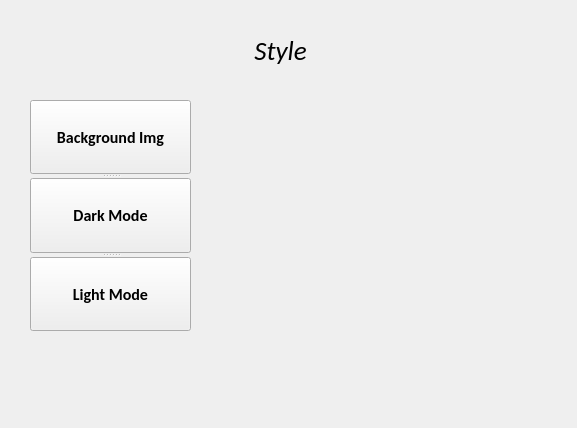
<?xml version="1.0" encoding="UTF-8"?>
<ui version="4.0">
 <class>window_style</class>
 <widget class="QWidget" name="window_style">
  <property name="geometry">
   <rect>
    <x>0</x>
    <y>0</y>
    <width>577</width>
    <height>428</height>
   </rect>
  </property>
  <property name="windowTitle">
   <string>Form</string>
  </property>
  <widget class="QLabel" name="label_title">
   <property name="geometry">
    <rect>
     <x>120</x>
     <y>30</y>
     <width>321</width>
     <height>41</height>
    </rect>
   </property>
   <property name="font">
    <font>
     <family>Calibri</family>
     <pointsize>20</pointsize>
     <italic>true</italic>
    </font>
   </property>
   <property name="text">
    <string>Style</string>
   </property>
   <property name="alignment">
    <set>Qt::AlignCenter</set>
   </property>
  </widget>
  <widget class="QSplitter" name="splitter">
   <property name="geometry">
    <rect>
     <x>30</x>
     <y>100</y>
     <width>161</width>
     <height>231</height>
    </rect>
   </property>
   <property name="font">
    <font>
     <family>Calibri</family>
     <pointsize>12</pointsize>
     <weight>75</weight>
     <bold>true</bold>
    </font>
   </property>
   <property name="orientation">
    <enum>Qt::Vertical</enum>
   </property>
   <widget class="QPushButton" name="button_img">
    <property name="text">
     <string>Background Img</string>
    </property>
   </widget>
   <widget class="QPushButton" name="button_dark">
    <property name="text">
     <string>Dark Mode</string>
    </property>
   </widget>
   <widget class="QPushButton" name="button_light">
    <property name="text">
     <string>Light Mode</string>
    </property>
   </widget>
  </widget>
 </widget>
 <resources/>
 <connections/>
</ui>
